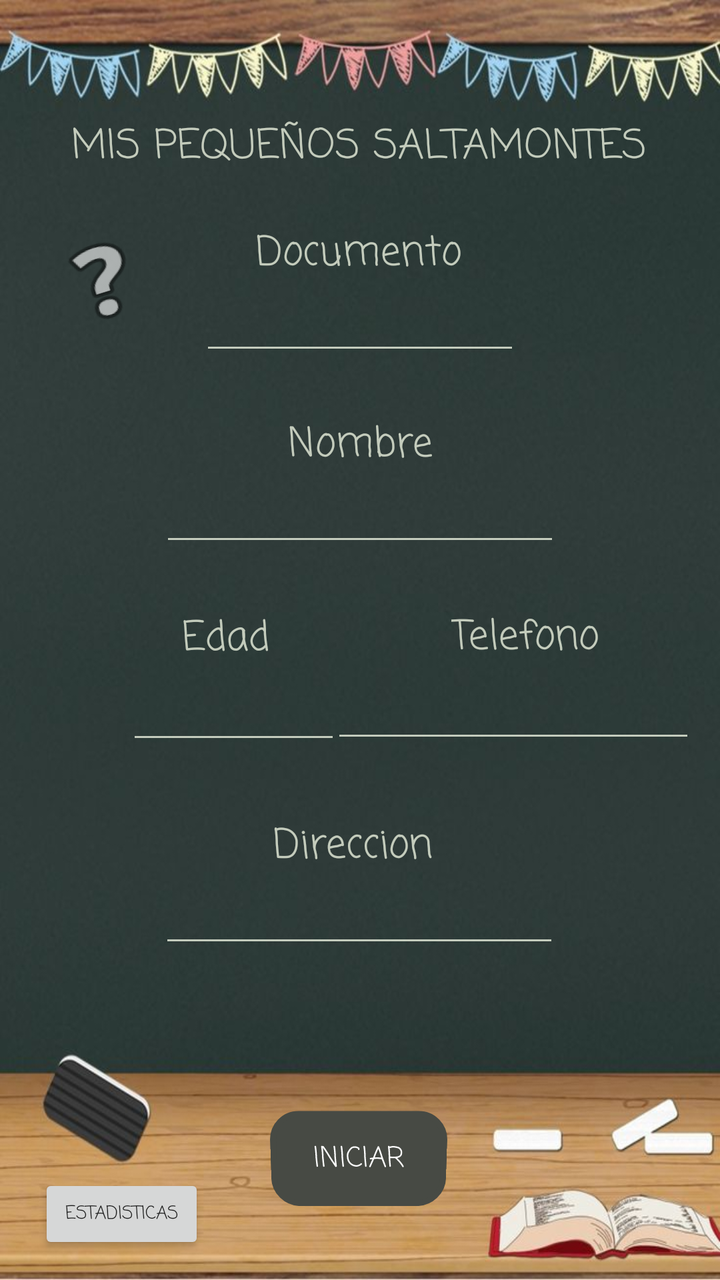
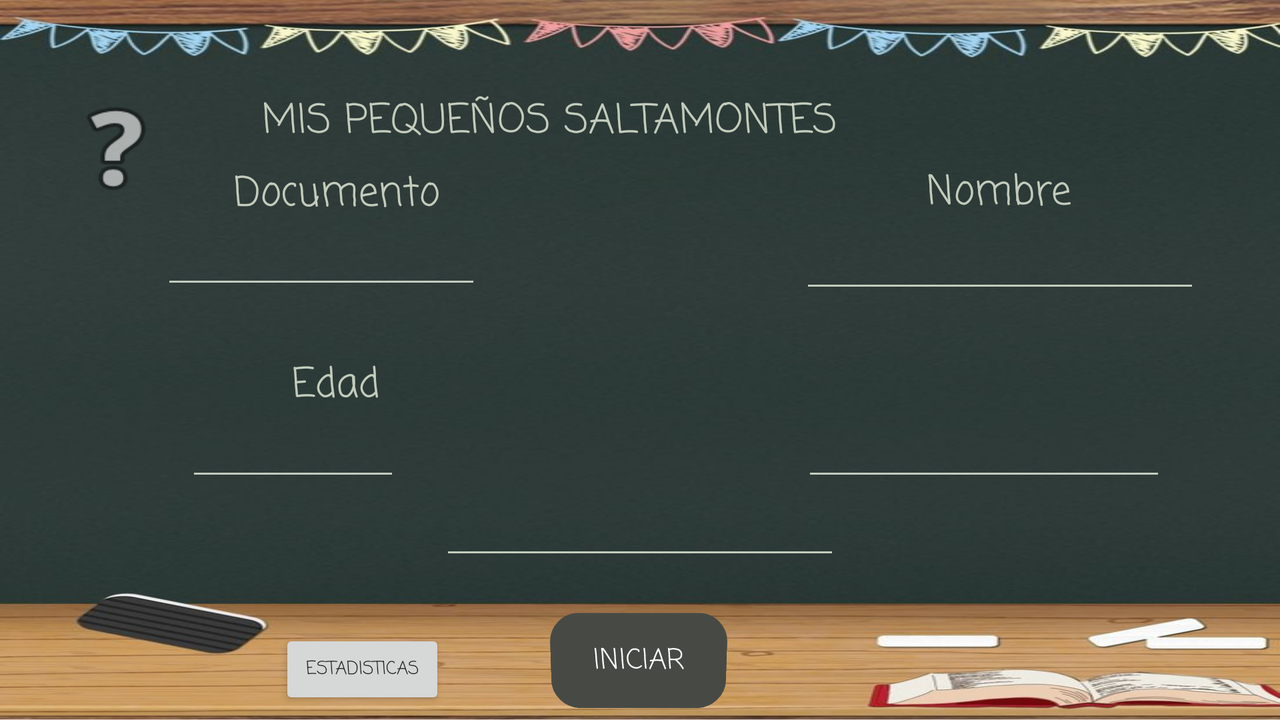

An Android layout and its configuration variant, each rendered on a device that would load it. The default file and the variant file are quoted in full after the pictures.
<!-- AndroidManifest.xml: application theme Theme.MyApplication -->
<!-- res/layout/activity_main.xml -->
<?xml version="1.0" encoding="utf-8"?>
<android.support.constraint.ConstraintLayout xmlns:android="http://schemas.android.com/apk/res/android"
    xmlns:app="http://schemas.android.com/apk/res-auto"
    xmlns:tools="http://schemas.android.com/tools"
    android:layout_width="match_parent"
    android:layout_height="match_parent"
    android:background="@drawable/pizarra"
    tools:context=".MainActivity">

    <EditText
        android:id="@+id/idDocumento"
        android:layout_width="160sp"
        android:layout_height="wrap_content"
        android:backgroundTint="#D8DFE6D5"
        android:ems="10"
        android:fontFamily="casual"
        android:inputType="textPersonName"
        android:maxLength="10"
        android:textAlignment="center"
        android:textAllCaps="false"
        android:textColor="#D8DFE6D5"
        android:textColorHint="#000000"
        android:textColorLink="#D8DFE6D5"
        android:textCursorDrawable="@drawable/edit_text_cursor"
        android:textSize="15sp"
        app:layout_constraintBottom_toBottomOf="parent"
        app:layout_constraintEnd_toEndOf="parent"
        app:layout_constraintStart_toStartOf="parent"
        app:layout_constraintTop_toTopOf="parent"
        app:layout_constraintVertical_bias="0.237" />

    <TextView
        android:id="@+id/idTextDocumento"
        android:layout_width="wrap_content"
        android:layout_height="wrap_content"
        android:fontFamily="casual"
        android:text="@string/documento"
        android:textColor="#D8DFE6D5"
        android:textSize="20sp"
        app:layout_constraintBottom_toTopOf="@+id/idDocumento"
        app:layout_constraintEnd_toEndOf="parent"
        app:layout_constraintHorizontal_bias="0.498"
        app:layout_constraintStart_toStartOf="parent"
        app:layout_constraintTop_toTopOf="parent"
        app:layout_constraintVertical_bias="1.0" />

    <TextView
        android:id="@+id/idTextNombre"
        android:layout_width="wrap_content"
        android:layout_height="wrap_content"
        android:layout_marginTop="4dp"
        android:fontFamily="casual"
        android:text="@string/nombre"
        android:textColor="#D8DFE6D5"
        android:textColorHighlight="#4CAF50"
        android:textSize="20sp"
        app:layout_constraintBottom_toTopOf="@+id/idNombre"
        app:layout_constraintEnd_toEndOf="parent"
        app:layout_constraintStart_toStartOf="parent"
        app:layout_constraintTop_toBottomOf="@+id/idDocumento"
        app:layout_constraintVertical_bias="1.0" />

    <EditText
        android:id="@+id/idNombre"
        android:layout_width="200sp"
        android:layout_height="wrap_content"
        android:backgroundTint="#D8DFE6D5"
        android:ems="10"
        android:fontFamily="casual"
        android:inputType="textPersonName"
        android:maxLength="50"
        android:textAlignment="center"
        android:textColor="#D8DFE6D5"
        android:textCursorDrawable="@drawable/edit_text_cursor"
        android:textSize="15sp"
        app:layout_constraintBottom_toBottomOf="parent"
        app:layout_constraintEnd_toEndOf="parent"
        app:layout_constraintStart_toStartOf="parent"
        app:layout_constraintTop_toBottomOf="@+id/idDocumento"
        app:layout_constraintVertical_bias="0.133" />

    <TextView
        android:id="@+id/idTextEdad"
        android:layout_width="wrap_content"
        android:layout_height="wrap_content"
        android:layout_marginTop="24dp"
        android:fontFamily="casual"
        android:text="@string/edad"
        android:textColor="#D8DFE6D5"
        android:textSize="20sp"
        app:layout_constraintBottom_toTopOf="@+id/idEdad"
        app:layout_constraintEnd_toEndOf="parent"
        app:layout_constraintHorizontal_bias="0.288"
        app:layout_constraintStart_toStartOf="parent"
        app:layout_constraintTop_toBottomOf="@+id/idNombre"
        app:layout_constraintVertical_bias="1.0" />

    <EditText
        android:id="@+id/idEdad"
        android:layout_width="107dp"
        android:layout_height="42dp"
        android:backgroundTint="#D8DFE6D5"
        android:ems="10"
        android:fontFamily="casual"
        android:inputType="textPersonName"
        android:maxLength="2"
        android:textAlignment="center"
        android:textColor="#D8DFE6D5"
        android:textCursorDrawable="@drawable/edit_text_cursor"
        android:textSize="15sp"
        app:layout_constraintBottom_toBottomOf="parent"
        app:layout_constraintEnd_toEndOf="parent"
        app:layout_constraintHorizontal_bias="0.25"
        app:layout_constraintStart_toStartOf="parent"
        app:layout_constraintTop_toBottomOf="@+id/idNombre"
        app:layout_constraintVertical_bias="0.178" />

    <TextView
        android:id="@+id/idTextTelefono"
        android:layout_width="wrap_content"
        android:layout_height="wrap_content"
        android:fontFamily="casual"
        android:text="@string/telefono"
        android:textColor="#D8DFE6D5"
        android:textSize="20sp"
        app:layout_constraintBottom_toTopOf="@+id/idTelefono"
        app:layout_constraintEnd_toEndOf="parent"
        app:layout_constraintHorizontal_bias="0.789"
        app:layout_constraintStart_toStartOf="parent"
        app:layout_constraintTop_toBottomOf="@+id/idNombre"
        app:layout_constraintVertical_bias="1.0" />

    <EditText
        android:id="@+id/idTelefono"
        android:layout_width="182dp"
        android:layout_height="42dp"
        android:backgroundTint="#D8DFE6D5"
        android:ems="10"
        android:fontFamily="casual"
        android:inputType="textPersonName"
        android:maxLength="10"
        android:textAlignment="center"
        android:textColor="#D8DFE6D5"
        android:textCursorDrawable="@drawable/edit_text_cursor"
        android:textSize="15sp"
        app:layout_constraintBottom_toBottomOf="parent"
        app:layout_constraintEnd_toEndOf="parent"
        app:layout_constraintHorizontal_bias="0.93"
        app:layout_constraintStart_toStartOf="parent"
        app:layout_constraintTop_toBottomOf="@+id/idNombre"
        app:layout_constraintVertical_bias="0.176" />

    <TextView
        android:id="@+id/idTextDireccion"
        android:layout_width="wrap_content"
        android:layout_height="wrap_content"
        android:fontFamily="casual"
        android:text="@string/direccion"
        android:textColor="#D8DFE6D5"
        android:textSize="20sp"
        app:layout_constraintBottom_toTopOf="@+id/idDireccion"
        app:layout_constraintEnd_toEndOf="parent"
        app:layout_constraintHorizontal_bias="0.487"
        app:layout_constraintStart_toStartOf="parent"
        app:layout_constraintTop_toBottomOf="@+id/idTelefono"
        app:layout_constraintVertical_bias="1.0" />

    <EditText
        android:id="@+id/idDireccion"
        android:layout_width="200sp"
        android:layout_height="wrap_content"
        android:backgroundTint="#D8DFE6D5"
        android:ems="10"
        android:fontFamily="casual"
        android:inputType="textPersonName"
        android:maxLength="50"
        android:textAlignment="center"
        android:textColor="#D8DFE6D5"
        android:textCursorDrawable="@drawable/edit_text_cursor"
        android:textSize="15sp"
        app:layout_constraintBottom_toBottomOf="parent"
        app:layout_constraintEnd_toEndOf="parent"
        app:layout_constraintHorizontal_bias="0.497"
        app:layout_constraintStart_toStartOf="parent"
        app:layout_constraintTop_toBottomOf="@+id/idTelefono"
        app:layout_constraintVertical_bias="0.279" />

    <Button
        android:id="@+id/idBottonEnviar"
        android:layout_width="wrap_content"
        android:layout_height="wrap_content"
        android:background="@drawable/bordes_boton"
        android:backgroundTint="#474A44"
        android:elevation="10dp"
        android:fontFamily="casual"
        android:rotationX="-8"
        android:shadowColor="#120B0B"
        android:text="@string/iniciar"
        android:textColor="#FFFFFF"
        app:layout_constraintBottom_toBottomOf="parent"
        app:layout_constraintEnd_toEndOf="parent"
        app:layout_constraintHorizontal_bias="0.498"
        app:layout_constraintStart_toStartOf="parent"
        app:layout_constraintTop_toBottomOf="@+id/idDireccion"
        app:layout_constraintVertical_bias="0.678" />

    <TextView
        android:id="@+id/textView"
        android:layout_width="wrap_content"
        android:layout_height="wrap_content"
        android:fontFamily="casual"
        android:text="@string/mis_peque_os_saltamontes"
        android:textColor="#D8DFE6D5"
        android:textSize="20sp"
        app:layout_constraintBottom_toTopOf="@+id/idDocumento"
        app:layout_constraintEnd_toEndOf="parent"
        app:layout_constraintHorizontal_bias="0.495"
        app:layout_constraintStart_toStartOf="parent"
        app:layout_constraintTop_toTopOf="parent"
        app:layout_constraintVertical_bias="0.522" />

    <Button
        android:id="@+id/idButtonEstadisticas"
        android:layout_width="83dp"
        android:layout_height="40dp"
        android:fontFamily="casual"
        android:text="ESTADISTICAS"
        android:textSize="9sp"
        app:layout_constraintBottom_toBottomOf="parent"
        app:layout_constraintEnd_toEndOf="parent"
        app:layout_constraintHorizontal_bias="0.07"
        app:layout_constraintStart_toStartOf="parent"
        app:layout_constraintTop_toBottomOf="@+id/idDireccion"
        app:layout_constraintVertical_bias="0.894" />

    <Button
        android:id="@+id/idButtonAyuda"
        android:layout_width="64dp"
        android:layout_height="53dp"
        android:background="@android:drawable/ic_menu_help"
        android:rotation="-17"
        app:layout_constraintBottom_toBottomOf="parent"
        app:layout_constraintEnd_toEndOf="parent"
        app:layout_constraintHorizontal_bias="0.066"
        app:layout_constraintStart_toStartOf="parent"
        app:layout_constraintTop_toTopOf="parent"
        app:layout_constraintVertical_bias="0.194" />

</android.support.constraint.ConstraintLayout>
<!-- resources referenced by this layout -->
<resources>
  <!-- drawable bordes_boton (drawable) -->
  <?xml version="1.0" encoding="utf-8"?>
  <shape xmlns:android="http://schemas.android.com/apk/res/android" android:shape="rectangle">
  
      <stroke android:width="3dp"
          android:color="#ff000000"/>
  
      <padding android:left="1dp"
          android:top="1dp"
          android:right="1dp"
          android:bottom="1dp"/>
  
      <corners android:radius="13dp"/>
  </shape>
  <!-- drawable edit_text_cursor (drawable) -->
  <?xml version="1.0" encoding="utf-8"?>
  <shape xmlns:android="http://schemas.android.com/apk/res/android" >
      <size android:width="3dp" />
      <solid android:color="#D8DFE6D5"  />
  </shape>
  <!-- drawable pizarra: jpg bitmap (drawable, 53745 bytes) -->
  <string name="direccion">Direccion</string>
  <string name="documento">Documento</string>
  <string name="edad">Edad</string>
  <string name="iniciar">INICIAR</string>
  <string name="mis_peque_os_saltamontes">MIS PEQUEÑOS SALTAMONTES</string>
  <string name="nombre">Nombre</string>
  <string name="telefono">Telefono</string>
  <style name="Theme.MyApplication" parent="Theme.AppCompat.Light.NoActionBar">
          
          <item name="colorPrimary">@color/verde_tablero</item>
          <item name="colorPrimaryDark">@color/verde_tablero</item>
          <item name="colorAccent">@color/teal_200</item>
          
      </style>
  <color name="verde_tablero">#2c3b38 </color>
  <color name="teal_200">#FF03DAC5</color>
</resources>
<!-- res/layout-land/activity_main.xml (the repository's variant of the layout above) -->
<!-- drawn on the phone turned sideways -->
<?xml version="1.0" encoding="utf-8"?>
<android.support.constraint.ConstraintLayout xmlns:android="http://schemas.android.com/apk/res/android"
    xmlns:app="http://schemas.android.com/apk/res-auto"
    xmlns:tools="http://schemas.android.com/tools"
    android:layout_width="match_parent"
    android:layout_height="match_parent"
    android:background="@drawable/pizarra"
    tools:context=".MainActivity">

    <EditText
        android:id="@+id/idDocumento"
        android:layout_width="160sp"
        android:layout_height="wrap_content"
        android:layout_marginBottom="24dp"
        android:backgroundTint="#D8DFE6D5"
        android:ems="10"
        android:fontFamily="casual"
        android:inputType="textPersonName"
        android:maxLength="10"
        android:textAlignment="center"
        android:textAllCaps="false"
        android:textColor="#D8DFE6D5"
        android:textColorHint="#000000"
        android:textColorLink="#D8DFE6D5"
        android:textCursorDrawable="@drawable/edit_text_cursor"
        android:textSize="15sp"
        app:layout_constraintBottom_toTopOf="@+id/idTextEdad"
        app:layout_constraintEnd_toEndOf="parent"
        app:layout_constraintHorizontal_bias="0.168"
        app:layout_constraintStart_toStartOf="parent"
        app:layout_constraintTop_toTopOf="parent"
        app:layout_constraintVertical_bias="0.963" />

    <TextView
        android:id="@+id/idTextDocumento"
        android:layout_width="wrap_content"
        android:layout_height="wrap_content"
        android:layout_marginStart="117dp"
        android:layout_marginTop="24dp"
        android:layout_marginBottom="2dp"
        android:fontFamily="casual"
        android:text="@string/documento"
        android:textColor="#D8DFE6D5"
        android:textSize="20sp"
        app:layout_constraintBottom_toTopOf="@+id/idDocumento"
        app:layout_constraintEnd_toStartOf="@+id/idTextNombre"
        app:layout_constraintHorizontal_bias="0.0"
        app:layout_constraintStart_toStartOf="parent"
        app:layout_constraintTop_toBottomOf="@+id/textView"
        app:layout_constraintVertical_bias="0.777" />

    <TextView
        android:id="@+id/idTextNombre"
        android:layout_width="wrap_content"
        android:layout_height="wrap_content"
        android:layout_marginTop="21dp"
        android:layout_marginBottom="2dp"
        android:fontFamily="casual"
        android:text="@string/nombre"
        android:textColor="#D8DFE6D5"
        android:textColorHighlight="#4CAF50"
        android:textSize="20sp"
        app:layout_constraintBottom_toTopOf="@+id/idNombre"
        app:layout_constraintEnd_toEndOf="parent"
        app:layout_constraintHorizontal_bias="0.816"
        app:layout_constraintStart_toStartOf="parent"
        app:layout_constraintTop_toBottomOf="@+id/textView"
        app:layout_constraintVertical_bias="0.714" />

    <EditText
        android:id="@+id/idNombre"
        android:layout_width="200sp"
        android:layout_height="44dp"
        android:layout_marginBottom="24dp"
        android:backgroundTint="#D8DFE6D5"
        android:ems="10"
        android:fontFamily="casual"
        android:inputType="textPersonName"
        android:maxLength="50"
        android:textAlignment="center"
        android:textColor="#D8DFE6D5"
        android:textCursorDrawable="@drawable/edit_text_cursor"
        android:textSize="15sp"
        app:layout_constraintBottom_toTopOf="@+id/idTextTelefono"
        app:layout_constraintEnd_toEndOf="parent"
        app:layout_constraintHorizontal_bias="0.799"
        app:layout_constraintStart_toEndOf="@+id/idDocumento"
        app:layout_constraintTop_toTopOf="parent"
        app:layout_constraintVertical_bias="0.978" />

    <TextView
        android:id="@+id/idTextEdad"
        android:layout_width="wrap_content"
        android:layout_height="wrap_content"
        android:layout_marginStart="146dp"
        android:fontFamily="casual"
        android:text="@string/edad"
        android:textColor="#D8DFE6D5"
        android:textSize="20sp"
        app:layout_constraintBottom_toBottomOf="parent"
        app:layout_constraintEnd_toStartOf="@+id/idTextTelefono"
        app:layout_constraintHorizontal_bias="0.0"
        app:layout_constraintStart_toStartOf="parent"
        app:layout_constraintTop_toTopOf="parent"
        app:layout_constraintVertical_bias="0.539" />

    <EditText
        android:id="@+id/idEdad"
        android:layout_width="107dp"
        android:layout_height="42dp"
        android:backgroundTint="#D8DFE6D5"
        android:ems="10"
        android:fontFamily="casual"
        android:inputType="textPersonName"
        android:maxLength="2"
        android:textAlignment="center"
        android:textColor="#D8DFE6D5"
        android:textCursorDrawable="@drawable/edit_text_cursor"
        android:textSize="15sp"
        app:layout_constraintBottom_toBottomOf="parent"
        app:layout_constraintEnd_toStartOf="@+id/idTextDireccion"
        app:layout_constraintHorizontal_bias="0.536"
        app:layout_constraintStart_toStartOf="parent"
        app:layout_constraintTop_toTopOf="parent"
        app:layout_constraintVertical_bias="0.639" />

    <TextView
        android:id="@+id/idTextTelefono"
        android:layout_width="wrap_content"
        android:layout_height="wrap_content"
        android:layout_marginStart="536dp"
        android:layout_marginEnd="121dp"
        android:fontFamily="casual"
        android:text="@string/telefono"
        android:textColor="#D8DFE6D5"
        android:textSize="20sp"
        app:layout_constraintBottom_toBottomOf="parent"
        app:layout_constraintEnd_toEndOf="parent"
        app:layout_constraintHorizontal_bias="1.0"
        app:layout_constraintStart_toStartOf="parent"
        app:layout_constraintTop_toTopOf="parent"
        app:layout_constraintVertical_bias="0.539" />

    <EditText
        android:id="@+id/idTelefono"
        android:layout_width="182dp"
        android:layout_height="42dp"
        android:layout_marginStart="86dp"
        android:layout_marginEnd="57dp"
        android:backgroundTint="#D8DFE6D5"
        android:ems="10"
        android:fontFamily="casual"
        android:inputType="textPersonName"
        android:maxLength="11"
        android:textAlignment="center"
        android:textColor="#D8DFE6D5"
        android:textCursorDrawable="@drawable/edit_text_cursor"
        android:textSize="15sp"
        app:layout_constraintBottom_toBottomOf="parent"
        app:layout_constraintEnd_toEndOf="parent"
        app:layout_constraintHorizontal_bias="1.0"
        app:layout_constraintStart_toEndOf="@+id/idTextDireccion"
        app:layout_constraintTop_toTopOf="parent"
        app:layout_constraintVertical_bias="0.639" />

    <TextView
        android:id="@+id/idTextDireccion"
        android:layout_width="wrap_content"
        android:layout_height="wrap_content"
        android:layout_marginTop="165dp"
        android:layout_marginBottom="11dp"
        android:fontFamily="casual"
        android:text="@string/direccion"
        android:textColor="#D8DFE6D5"
        android:textSize="20sp"
        app:layout_constraintBottom_toTopOf="@+id/idDireccion"
        app:layout_constraintEnd_toEndOf="parent"
        app:layout_constraintStart_toStartOf="parent"
        app:layout_constraintTop_toBottomOf="@+id/textView" />

    <EditText
        android:id="@+id/idDireccion"
        android:layout_width="200sp"
        android:layout_height="wrap_content"
        android:layout_marginStart="265dp"
        android:layout_marginEnd="265dp"
        android:backgroundTint="#D8DFE6D5"
        android:ems="10"
        android:fontFamily="casual"
        android:inputType="textPersonName"
        android:maxLength="50"
        android:textAlignment="center"
        android:textColor="#D8DFE6D5"
        android:textCursorDrawable="@drawable/edit_text_cursor"
        android:textSize="15sp"
        app:layout_constraintBottom_toTopOf="@+id/idBottonEnviar"
        app:layout_constraintEnd_toEndOf="parent"
        app:layout_constraintStart_toStartOf="parent"
        app:layout_constraintTop_toTopOf="parent"
        app:layout_constraintVertical_bias="0.917" />

    <Button
        android:id="@+id/idBottonEnviar"
        android:layout_width="wrap_content"
        android:layout_height="wrap_content"
        android:background="@drawable/bordes_boton"
        android:backgroundTint="#474A44"
        android:elevation="10dp"
        android:fontFamily="casual"
        android:rotationX="-8"
        android:shadowColor="#120B0B"
        android:text="@string/iniciar"
        android:textColor="#FFFFFF"
        app:layout_constraintBottom_toBottomOf="parent"
        app:layout_constraintEnd_toEndOf="parent"
        app:layout_constraintHorizontal_bias="0.499"
        app:layout_constraintStart_toStartOf="parent"
        app:layout_constraintTop_toTopOf="parent"
        app:layout_constraintVertical_bias="0.983" />

    <TextView
        android:id="@+id/textView"
        android:layout_width="wrap_content"
        android:layout_height="wrap_content"
        android:layout_marginStart="221dp"
        android:layout_marginEnd="221dp"
        android:fontFamily="casual"
        android:text="@string/mis_peque_os_saltamontes"
        android:textColor="#D8DFE6D5"
        android:textSize="20sp"
        app:layout_constraintBottom_toBottomOf="parent"
        app:layout_constraintEnd_toEndOf="parent"
        app:layout_constraintHorizontal_bias="1.0"
        app:layout_constraintStart_toStartOf="parent"
        app:layout_constraintTop_toTopOf="parent"
        app:layout_constraintVertical_bias="0.139" />

    <Button
        android:id="@+id/idButtonEstadisticas"
        android:layout_width="83dp"
        android:layout_height="40dp"
        android:fontFamily="casual"
        android:text="ESTADISTICAS"
        android:textSize="9sp"
        app:layout_constraintBottom_toBottomOf="parent"
        app:layout_constraintEnd_toStartOf="@+id/idBottonEnviar"
        app:layout_constraintHorizontal_bias="0.726"
        app:layout_constraintStart_toStartOf="parent"
        app:layout_constraintTop_toTopOf="parent"
        app:layout_constraintVertical_bias="0.983" />

    <Button
        android:id="@+id/idButtonAyuda"
        android:layout_width="68dp"
        android:layout_height="58dp"
        android:background="@android:drawable/ic_menu_help"
        app:layout_constraintBottom_toBottomOf="parent"
        app:layout_constraintEnd_toEndOf="parent"
        app:layout_constraintHorizontal_bias="0.042"
        app:layout_constraintStart_toStartOf="parent"
        app:layout_constraintTop_toTopOf="parent"
        app:layout_constraintVertical_bias="0.15" />

</android.support.constraint.ConstraintLayout>
